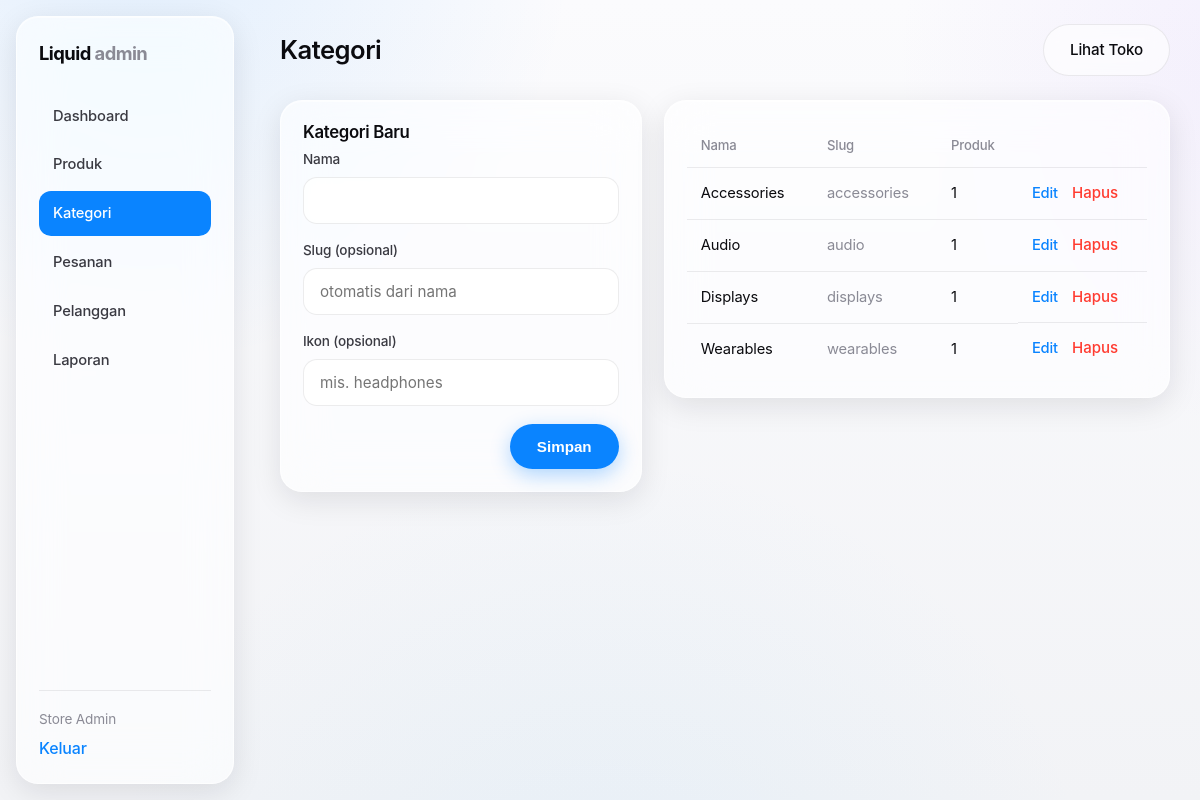
The app's page /admin/categories.php (signed in) with its own data.
### tables this page shows
CREATE TABLE IF NOT EXISTS `categories` (
  `id`         INT UNSIGNED NOT NULL AUTO_INCREMENT,
  `name`       VARCHAR(120) NOT NULL,
  `slug`       VARCHAR(140) NOT NULL,
  `icon`       VARCHAR(190) DEFAULT NULL,
  `created_at` DATETIME     NOT NULL DEFAULT CURRENT_TIMESTAMP,
  PRIMARY KEY (`id`),
  UNIQUE KEY `uq_categories_slug` (`slug`),
  KEY `idx_categories_name` (`name`)
);

### includes/functions.php (called while the page is built, shortened)
<?php
function e(?string $s): string
{
    return htmlspecialchars((string)$s, ENT_QUOTES | ENT_SUBSTITUTE, 'UTF-8');
}
function url(string $path = ''): string
{
    return BASE_URL . '/' . ltrim($path, '/');
}

### admin/categories.php (the view, shortened to what this page needs)
<?php
$pdo = db();
$edit = ['id'=>0,'name'=>'','slug'=>'','icon'=>''];
$cats = $pdo->query('SELECT c.id, c.name, c.slug, c.icon, COUNT(p.id) AS product_count
    FROM categories c LEFT JOIN products p ON p.category_id = c.id
    GROUP BY c.id, c.name, c.slug, c.icon ORDER BY c.name ASC')->fetchAll();
require __DIR__ . '/includes/admin_header.php';
?>
<div class="two-col">
    <form method="post" class="panel glass form-panel">
        <h3><?= $edit['id'] ? 'Edit Kategori' : 'Kategori Baru' ?></h3>
        <div class="field"><label>Nama</label><input name="name" value="<?= e($edit['name']) ?>" required></div>
        <div class="field"><label>Slug (opsional)</label><input name="slug" value="<?= e($edit['slug']) ?>" placeholder="otomatis dari nama"></div>
        <div class="field"><label>Ikon (opsional)</label><input name="icon" value="<?= e($edit['icon'] ?? '') ?>" placeholder="mis. headphones"></div>
        <div class="form-actions">
            <button class="btn btn-primary" type="submit">Simpan</button>
        </div>
    </form>
    <div class="panel glass">
        <table class="table">
            <thead><tr><th>Nama</th><th>Slug</th><th>Produk</th><th></th></tr></thead>
            <tbody>
            <?php foreach ($cats as $c): ?>
                <tr>
                    <td><?= e($c['name']) ?></td>
                    <td class="muted"><?= e($c['slug']) ?></td>
                    <td><?= (int)$c['product_count'] ?></td>
                    <td class="actions-cell">
                        <a class="link" href="<?= url('admin/categories.php?edit=' . (int)$c['id']) ?>">Edit</a>
                        <form method="post" onsubmit="return confirm('Hapus kategori ini?')">
                            <button class="link danger" type="submit">Hapus</button>
                        </form>
                    </td>
                </tr>
            <?php endforeach; ?>
            </tbody>
        </table>
    </div>
</div>
<?php require __DIR__ . '/includes/admin_footer.php'; ?>

### assets/css/style.css (style rules this page uses)
:root { --bg:#f5f6f8; --surface:rgba(255,255,255,.62); --surface-solid:#ffffff; --stroke:rgba(255,255,255,.65); --hair:rgba(17,17,26,.08); --ink:#0b0b0f; --ink-2:#3a3a42; --muted:#8a8a95; --accent:#0a84ff; --accent-2:#bf9bff; --shadow-sm:0 1px 2px rgba(16,18,27,.04), 0 4px 16px rgba(16,18,27,.06); --shadow-md:0 8px 30px rgba(16,18,27,.10); --shadow-lg:0 20px 60px rgba(16,18,27,.14); --radius:22px; --radius-sm:14px; --radius-pill:999px; --blur:22px; --maxw:1180px; --sf:-apple-system,BlinkMacSystemFont,"SF Pro Display","SF Pro Text","Segoe UI",Inter,Roboto,Helvetica,Arial,sans-serif; }
* { box-sizing:border-box }
html { -webkit-text-size-adjust:100% }
body { margin:0;font-family:var(--sf);color:var(--ink); background:var(--bg); line-height:1.55;-webkit-font-smoothing:antialiased;text-rendering:optimizeLegibility; letter-spacing:-0.01em;overflow-x:hidden; }
a { color:inherit;text-decoration:none }
h1,h2,h3 { margin:0 0 .4em;font-weight:600;letter-spacing:-0.02em;line-height:1.15 }
h3 { font-size:1.05rem }
.muted { color:var(--muted) }
.glass { background:var(--surface); -webkit-backdrop-filter:blur(var(--blur)) saturate(180%); backdrop-filter:blur(var(--blur)) saturate(180%); border:1px solid var(--stroke); box-shadow:var(--shadow-md), inset 0 1px 0 rgba(255,255,255,.55); border-radius:var(--radius); }
.btn { display:inline-flex;align-items:center;justify-content:center;gap:.5em; padding:13px 26px;border-radius:var(--radius-pill);font-size:.95rem;font-weight:550; border:1px solid transparent;cursor:pointer;transition:transform .18s ease, box-shadow .25s ease, background .25s; white-space:nowrap; }
.btn-primary { background:var(--accent);color:#fff;box-shadow:0 6px 20px rgba(10,132,255,.32) }
.link { color:var(--accent);font-weight:500;transition:opacity .2s }
.link.danger { color:#ff3b30;background:none;border:none;cursor:pointer;font-size:.94rem;font-family:inherit;padding:0 }
.field { margin-bottom:16px;display:flex;flex-direction:column;gap:7px }
.field label { font-size:.85rem;color:var(--ink-2);font-weight:500 }
.field input,.field textarea,.field select,.lookup input,.search-inline input,.sort select { width:100%;padding:13px 16px;border-radius:var(--radius-sm); border:1px solid var(--hair);background:rgba(255,255,255,.7); font-family:inherit;font-size:.95rem;color:var(--ink);transition:border .2s, box-shadow .2s, background .2s; -webkit-backdrop-filter:blur(8px);backdrop-filter:blur(8px); }
.admin { background:var(--bg) }
.panel { padding:22px;margin-bottom:22px }
.table { width:100%;border-collapse:collapse;font-size:.92rem }
.table th { text-align:left;padding:12px 14px;color:var(--muted);font-weight:500;font-size:.82rem;border-bottom:1px solid var(--hair) }
.table td { padding:14px;border-bottom:1px solid var(--hair);vertical-align:middle }
.table tr:last-child td { border-bottom:none }
.actions-cell { display:flex;gap:14px;align-items:center }
.actions-cell form { margin:0 }
.two-col { display:grid;grid-template-columns:1fr 1.4fr;gap:22px;align-items:start }
.form-panel .form-actions { display:flex;gap:12px;justify-content:flex-end;margin-top:18px }

### records on screen
categories: name "Accessories", slug "accessories", product_count "1"
categories: name "Audio", slug "audio", product_count "1"
categories: name "Displays", slug "displays", product_count "1"
categories: name "Wearables", slug "wearables", product_count "1"

### other values on screen
setting('store_name', 'Liquid') "Liquid"
admin()['name'] "Store Admin"
$pageTitle "Kategori"
